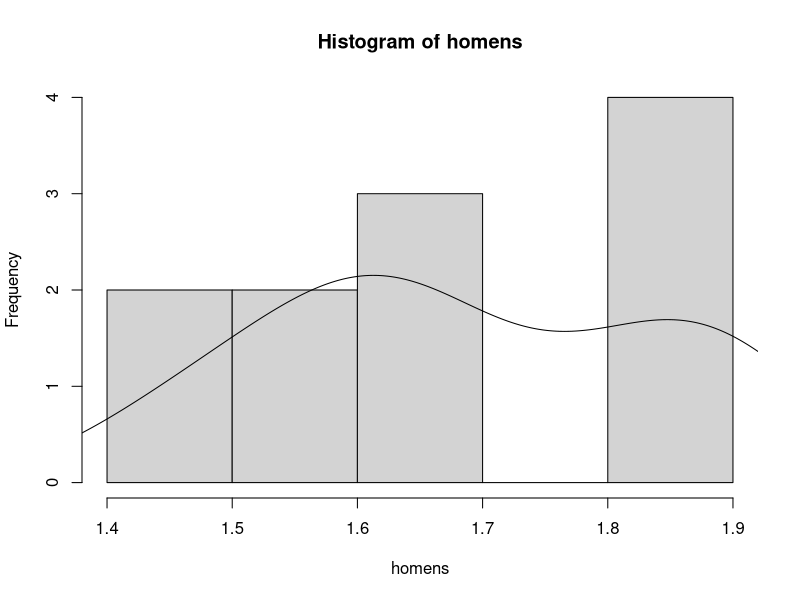
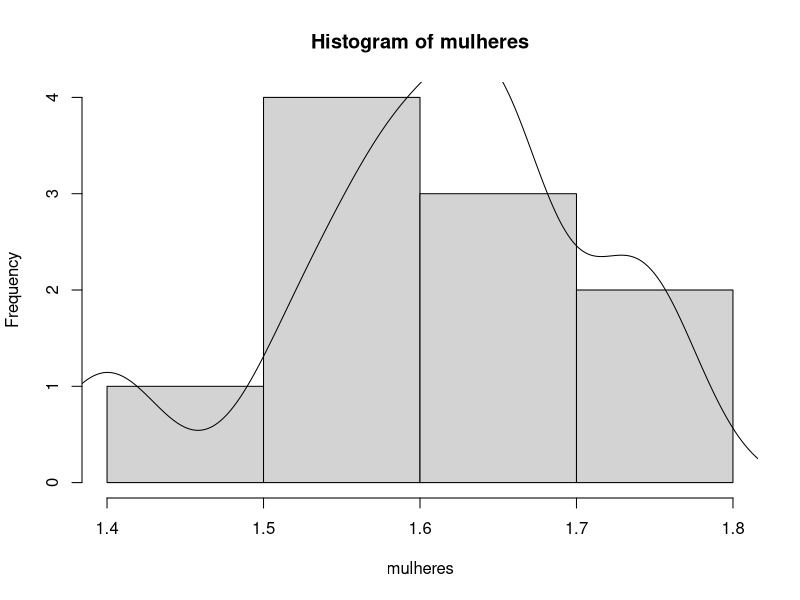

Source code (R) for these figures, in order:
remove(list=ls())
homens=c(1.6,1.61,1.85,1.45,1.89,1.7,1.6,1.83,1.9,1.65,1.50)
mulheres=c(1.52,1.65,1.65,1.75,1.59,1.40,1.56,1.73,1.6,1.65)
hist(homens)
lines(density(homens))
shapiro.test(homens)

hist(mulheres)
lines(density(mulheres))
shapiro.test(mulheres)

##########################################
# Analise parametrica
?t.test
t.test(x =homens,y = mulheres) #Teste bilateral
t.test(x =homens,y = mulheres,alternative = "less") #Teste unilateral
t.test(x =homens,y = mulheres,alternative = "greater") #Teste unilateral

# Analise nao-parametrica
?wilcox.test
wilcox.test(x =homens,y = mulheres) #Teste bilateral
wilcox.test(x =homens,y = mulheres,alternative = "less") #Teste unilateral
wilcox.test(x =homens,y = mulheres,alternative = "greater") #Teste unilateral


###################################################################
### Comparacao com anova em dic
D=rbind(cbind("homems",homens),cbind("mulheres",mulheres))
D2=data.frame(D)
colnames(D2)=c("sexo","altura")

m=aov(altura~sexo,data=D2)
anova(m)
t.test(x =homens,y = mulheres)
t.test(x =homens,y = mulheres,var.equal = TRUE) #Teste bilateral